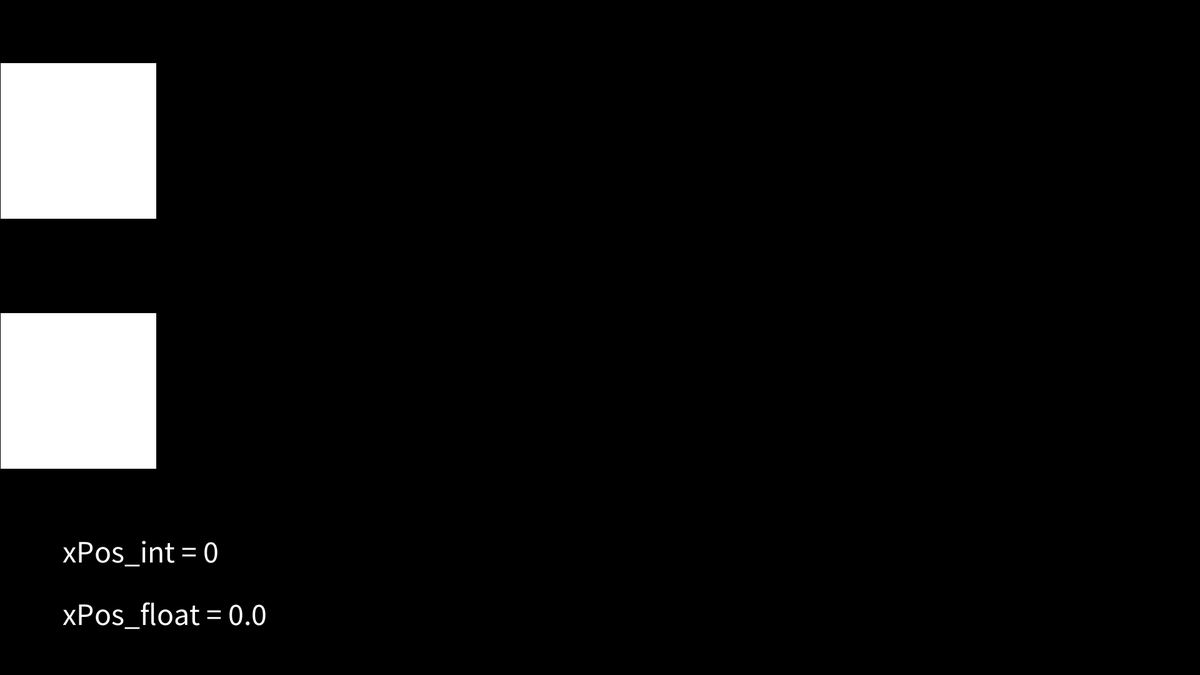
Frame 1 (no input)
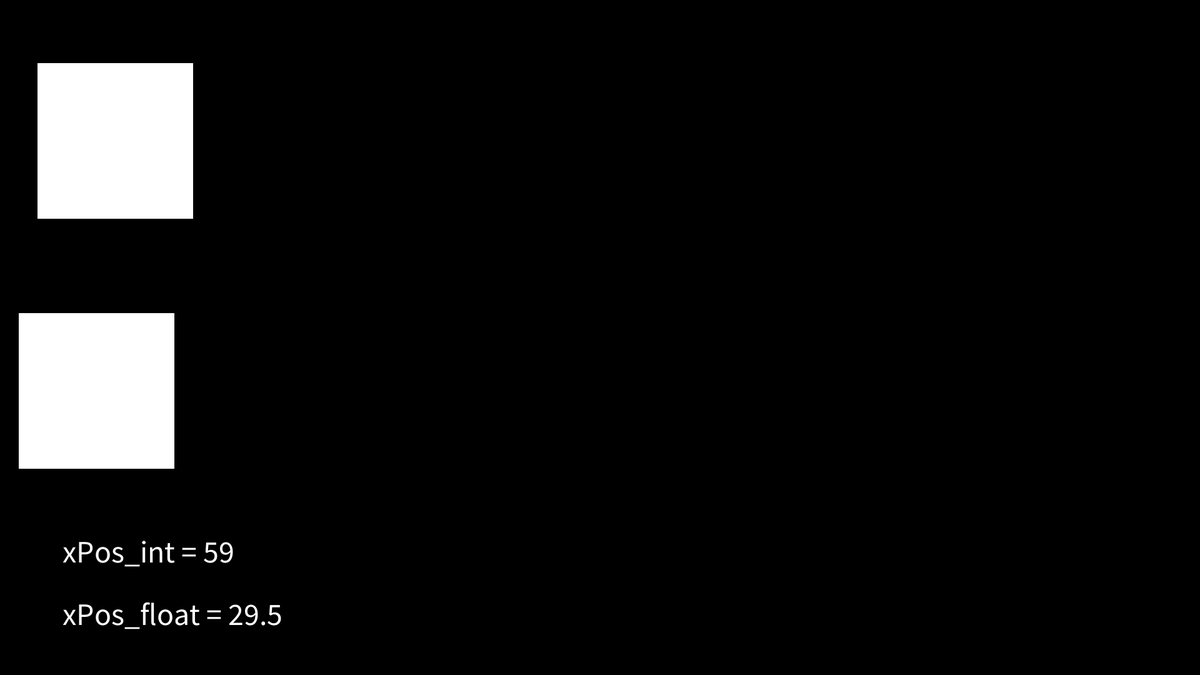
Frame 60 (the mouse pressed at the canvas centre just before this capture)
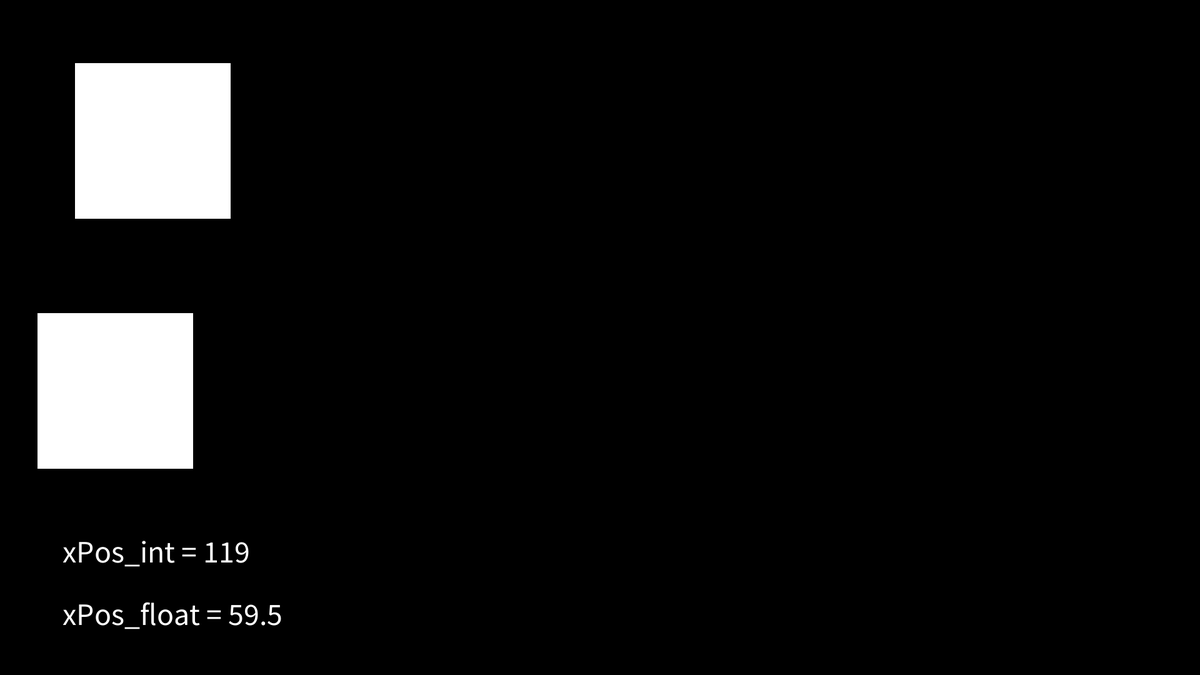
Frame 120 (the mouse held since frame 60 and released just before this capture)

The Processing sketch that drew these frames (run headless with seeded random() and noise(); from frame 60 on, the mouse is pressed at the canvas centre):

// Processing sketch: Variables_Numbers
// ── Variables_Numbers.pde
/*Variables_Numbers.pde
Author: Alexandros Lotsos
Summary: The purpose of this sketch is to show the different representations
of numbers (integers and floats) that are commonly used in Processing. Note that
Java supports doubles as well but processing does not use them.
Check here for the differences between doubles and floats: https://processing.org/reference/double.html
*/

int xPos_int = 0; //position for the rect that will be using ints.
int intStep = 1;
float xPos_float = 0.0; //position for the rect that will be using floats.
float floatStep = 0.5;

int squareDim = 250; //height and width for all squares in the sketch

void setup(){
  size(1920, 1080);
  background(0); //black background for contrast
  fill(255);
  textSize(50);
}

void draw(){
  background(0); //clear the background
  
  //draw first square that moves by int
  rect(xPos_int, 100, squareDim, squareDim);
  
  //draw second square that moves by float
  rect(xPos_float, 500, squareDim, squareDim);
  
  //display the values of the variables
  text("xPos_int = " + xPos_int, 100, 900);
  text("xPos_float = " + xPos_float, 100, 1000);
  
  //increment the positions by the step values above
  xPos_int += intStep;
  xPos_float += floatStep;
  
}
